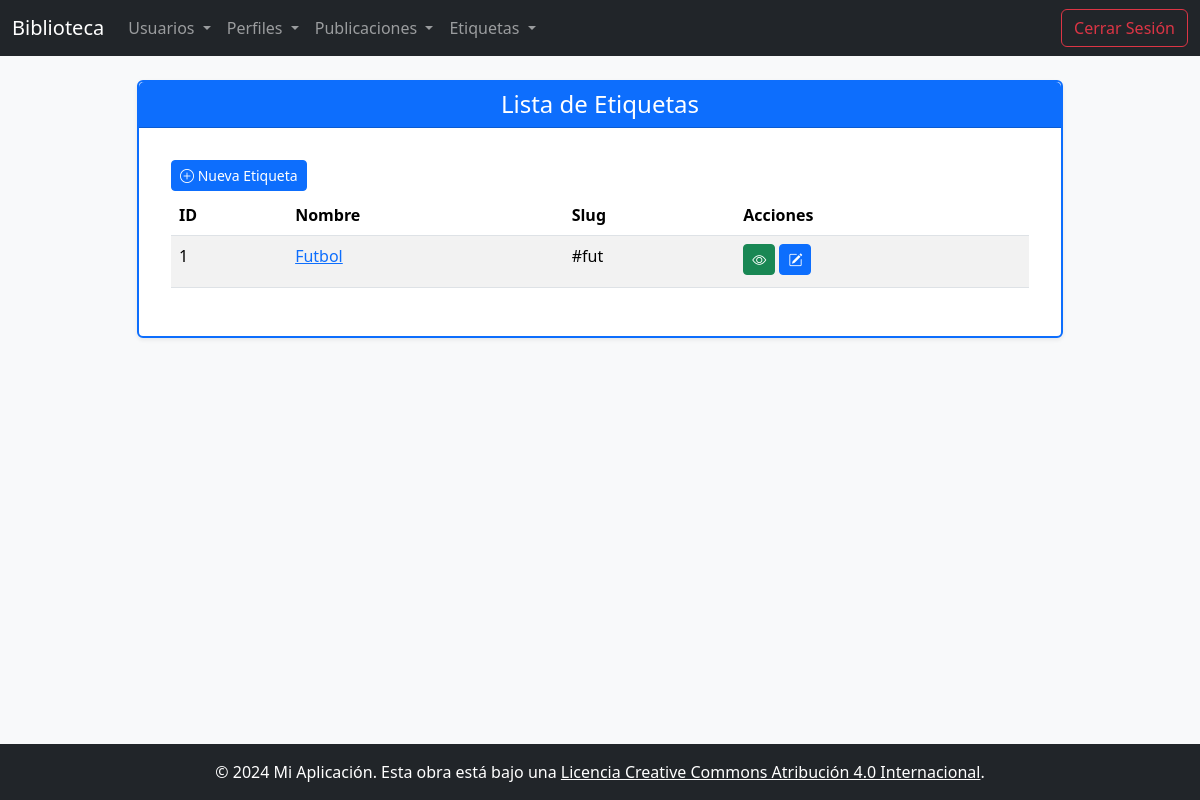
/etiquetas/ (signed in), run on an earlier commit of the app's database.
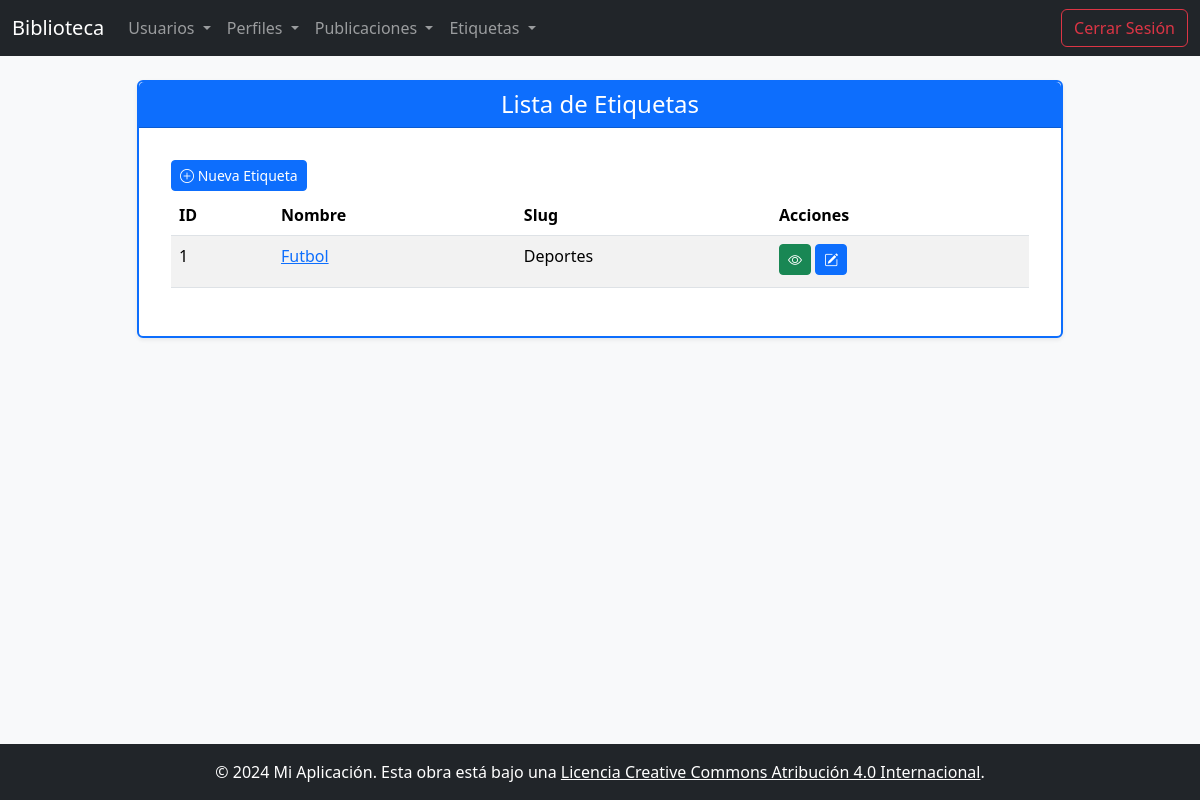
And on a later commit of the database.
### app/models/etiqueta.py (models this page shows, shortened)
class Etiqueta(db.Model):
    __tablename__ = 'etiquetas'
    id = db.Column(db.Integer, primary_key=True)
    nombre = db.Column(db.String(50), nullable=False)
    slug = db.Column(db.String(50), unique=True, nullable=False)
    publicaciones = db.relationship('Publicacion', secondary=publicacion_etiqueta, back_populates='etiquetas')

### app/routes/etiqueta_routes.py (the view)
@etiqueta_bp.route('/')
@login_required
def lista_etiquetas():
    etiquetas = Etiqueta.query.all()
    return render_template('etiqueta/lista.html', etiquetas=etiquetas)

### app/templates/etiqueta/lista.html
{% extends "base.html" %}
{% block titulo_pagina %}Lista de Etiquetas{% endblock %}
{% block content %}
    <div class="text-start">
        <a href="{{ url_for('etiqueta.nueva_etiqueta') }}" class="btn btn-primary btn-sm mb-1">
            <i class="bi bi-plus-circle"></i> Nueva Etiqueta
        </a>
    </div>
    <table class="table table-striped">
        <thead>
            <tr>
                <th>ID</th>
                <th>Nombre</th>
                <th>Slug</th>
                <th>Acciones</th>
            </tr>
        </thead>
        <tbody>
            {% for etiqueta in etiquetas %}
                <tr>
                    <td>{{ etiqueta.id }}</td>
                    <td><a href="{{ url_for('publicacion.publicaciones_por_etiqueta', etiqueta_id=etiqueta.id) }}">{{ etiqueta.nombre }}</a></td>
                    <td>{{ etiqueta.slug }}</td>
                    <td>
                        <a href="{{ url_for('etiqueta.ver_etiqueta', id=etiqueta.id) }}" class="btn btn-success btn-sm mb-1">
                            <i class="bi bi-eye"></i>
                        </a>
                        <a href="{{ url_for('etiqueta.editar_etiqueta', id=etiqueta.id) }}" class="btn btn-primary btn-sm mb-1">
                            <i class="bi bi-pencil-square"></i>
                        </a>
                    </td>
                </tr>
            {% endfor %}
        </tbody>
    </table>
{% endblock %}

### app/templates/base.html (shortened to what this page needs)
<!DOCTYPE html>
<html lang="es" class="h-100">
<head>
    <link rel="stylesheet" href="{{ url_for('static', filename='bootstrap/css/bootstrap.css')}}">
    <link rel="stylesheet" href="{{ url_for('static', filename='all.min.css') }}">
    <link rel="stylesheet" href="{{ url_for('static', filename='bootstrap-icons.min.css') }}">
    <link rel="stylesheet" href="https://cdn.jsdelivr.net/npm/bootstrap-icons@1.12.1/font/bootstrap-icons.min.css">
</head>
<body class="d-flex flex-column h-100 bg-light">
  {% if current_user.is_authenticated %}
    {% include 'menu.html' %}
  {% endif %}
  <main class="flex-shrink-0">
    <div class="container mt-4 mx-auto">
      <div class="row justify-content-center">
        <div class="col-md-10">
          <div class="card shadow-sm border border-2 border-primary">
            <div class="card-header bg-primary text-white">
              <h4 class="mb-0 text-center">{% block titulo_pagina %}{% endblock %}</h4>
            </div>
            <div class="card-body">
              <div class="container-fluid p-3">
                {% block content %}
                {% endblock %}
              </div>
            </div>
          </div>
        </div>
      </div>
    </div>
  </main>
  <footer class="footer mt-auto py-3 bg-dark text-white">
    <div class="container text-center">
      <span class="text-white">&copy; 2024 Mi Aplicación. Esta obra está bajo una <a href="http://creativecommons.org/licenses/by/4.0/" class="text-white">Licencia Creative Commons Atribución 4.0 Internacional</a>.</span>
    </div>
  </footer>
</body>
</html>

### app/templates/menu.html (shortened to what this page needs)
    <nav class="navbar navbar-expand-lg navbar-dark bg-dark">
      <div class="container-fluid">
          <a class="navbar-brand" href="/">Biblioteca</a>
          <div class="collapse navbar-collapse" id="navbarNavDropdown">
              <ul class="navbar-nav">
                  <li class="nav-item dropdown">
                      <a class="nav-link dropdown-toggle" href="#" id="navbarUsuarios" role="button" data-bs-toggle="dropdown" aria-expanded="false">
                          Usuarios
                      </a>
                  </li>
                  <li class="nav-item dropdown">
                      <a class="nav-link dropdown-toggle" href="#" id="navbarPerfiles" role="button" data-bs-toggle="dropdown" aria-expanded="false">
                          Perfiles
                      </a>
                  </li>
                  <li class="nav-item dropdown">
                      <a class="nav-link dropdown-toggle" href="#" id="navbarPublicaciones" role="button" data-bs-toggle="dropdown" aria-expanded="false">
                          Publicaciones
                      </a>
                  </li>
                  <li class="nav-item dropdown">
                      <a class="nav-link dropdown-toggle" href="#" id="navbarEtiquetas" role="button" data-bs-toggle="dropdown" aria-expanded="false">
                          Etiquetas
                      </a>
                  </li>
              </ul>
              <ul class="navbar-nav ms-auto">
                  <li class="nav-item">
                      <a href="{{ url_for('auth.logout') }}" class="btn btn-outline-danger">Cerrar Sesión</a>
                  </li>
              </ul>
          </div>
      </div>
    </nav>

What changed in the data, as far as the page shows it:
changed Etiqueta "Futbol": slug "#fut" → "Deportes"
